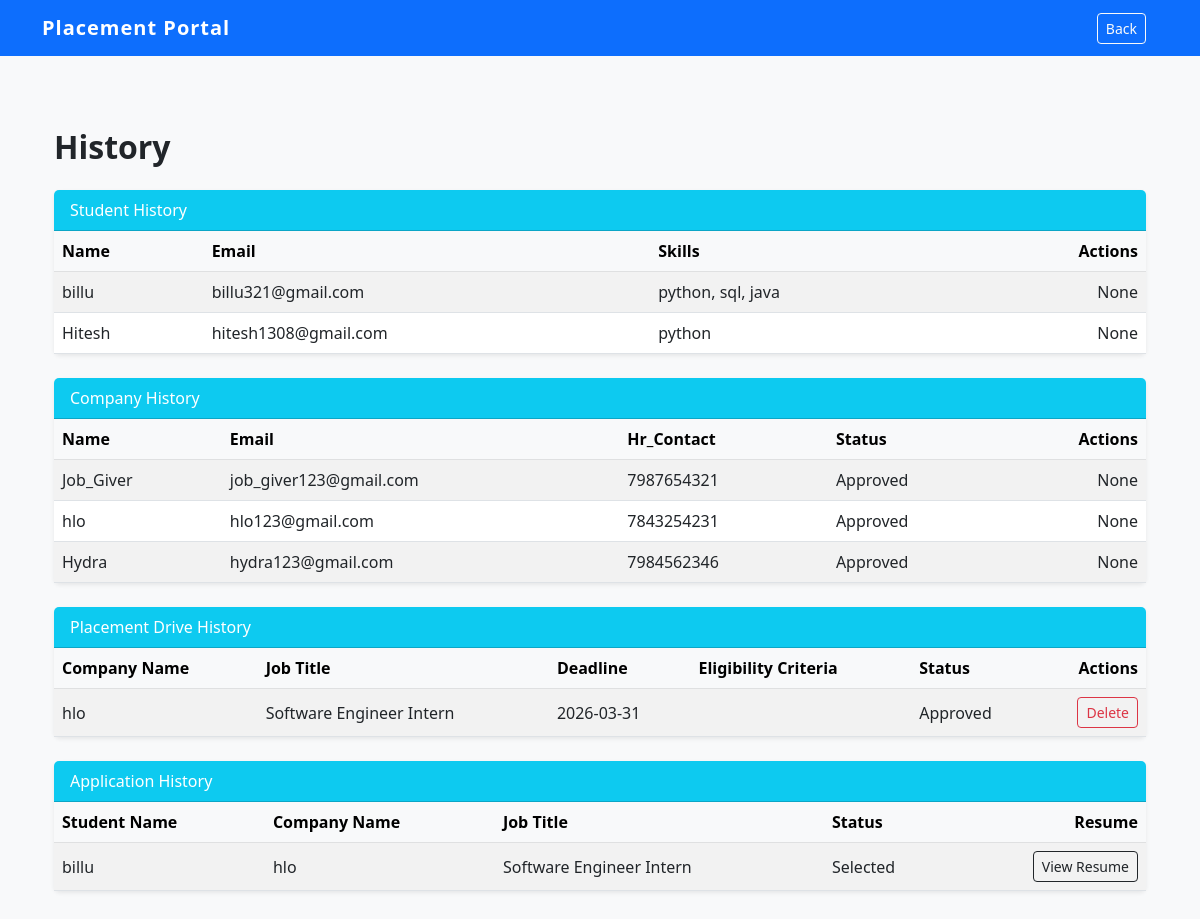
Page /view_history (signed in) on the earlier database version.
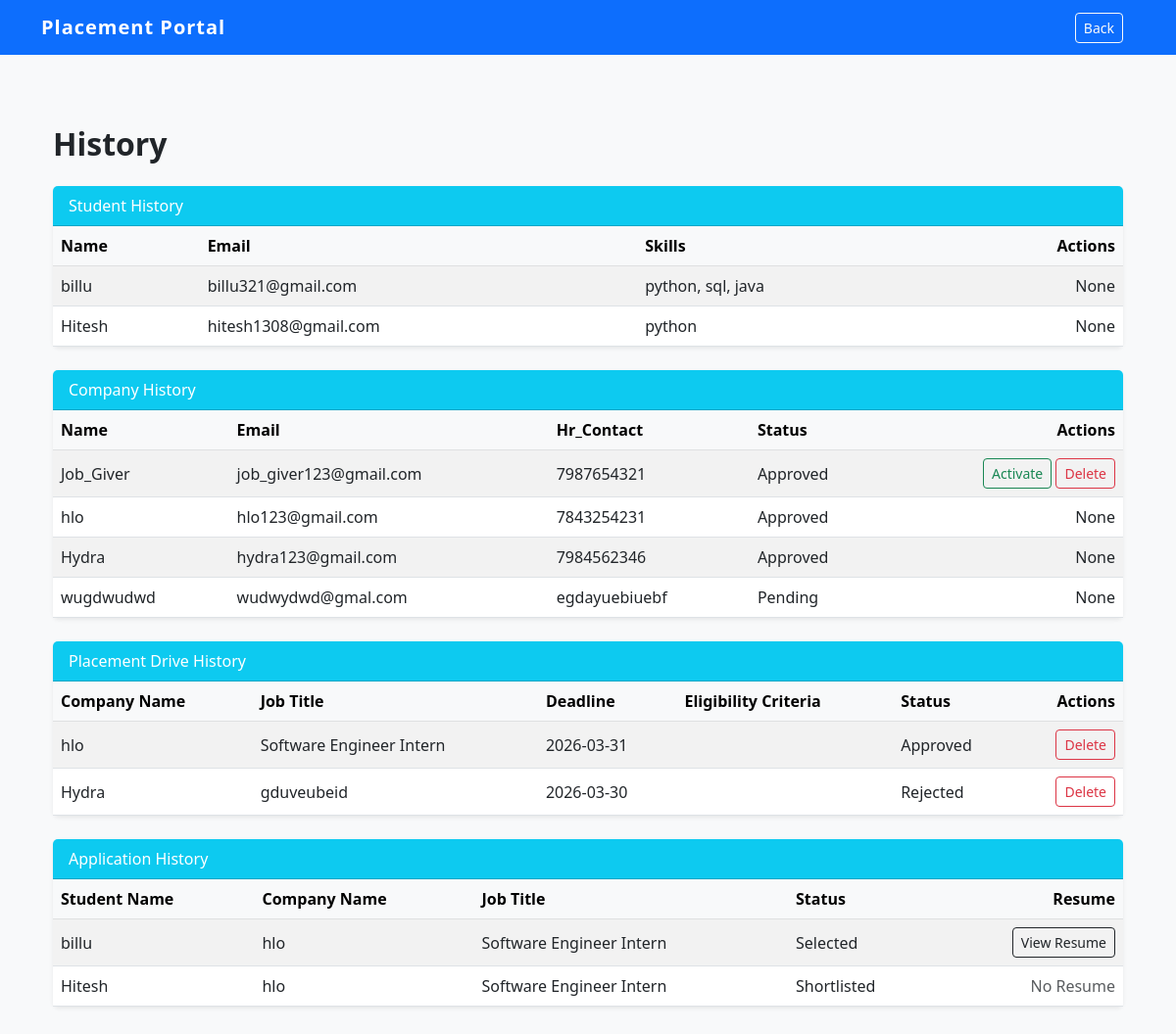
Same page on the later database version.
### models.py (models this page shows)
class Student(db.Model):
    id = db.Column(db.Integer, primary_key=True)
    name = db.Column(db.String(50), nullable=False)
    email = db.Column(db.String(100), unique=True, nullable=False)
    password = db.Column(db.String(50), unique=True, nullable=False)
    skills = db.Column(db.String(200))
    resume_path = db.Column(db.String(200))
    is_active = db.Column(db.Boolean, default=True)
    applications = db.relationship('Application', backref='student', lazy=True, cascade="all, delete-orphan")

class Company(db.Model):
    id = db.Column(db.Integer, primary_key=True)
    name = db.Column(db.String(100), unique=True, nullable=False)
    email = db.Column(db.String(100), unique=True, nullable=False)
    password = db.Column(db.String(50), unique=True, nullable=False)
    website = db.Column(db.String(100))
    hr_contact = db.Column(db.String(15))
    description = db.Column(db.Text)
    status = db.Column(db.String(20), default='Pending')
    is_active = db.Column(db.Boolean, default=True)
    drives = db.relationship('PlacementDrive', backref='company', lazy=True, cascade="all, delete-orphan")

class PlacementDrive(db.Model):
    id = db.Column(db.Integer, primary_key=True)
    job_title = db.Column(db.String(100), nullable=False)
    description = db.Column(db.Text)
    eligibility= db.Column(db.Text)
    deadline = db.Column(db.String(20))
    status = db.Column(db.String(20), default='Pending')
    is_active = db.Column(db.Boolean, default=True)
    company_id = db.Column(db.Integer, db.ForeignKey('company.id'), nullable=False)
    applications = db.relationship('Application', backref='drive', lazy=True, cascade="all, delete-orphan")

class Application(db.Model):
    id = db.Column(db.Integer, primary_key=True)
    student_id = db.Column(db.Integer, db.ForeignKey('student.id'), nullable=False)
    drive_id = db.Column(db.Integer, db.ForeignKey('placement_drive.id'), nullable=False)
    status = db.Column(db.String(20), default='Applied')
    date_applied = db.Column(db.DateTime, default=datetime.now(timezone.utc))
    is_active = db.Column(db.Boolean, default=True)

### app.py (the view)
@app.route('/view_history')
def view_history():
    if session.get('role') != 'admin':
        return redirect(url_for('login'))
    students = Student.query.all()
    company = Company.query.all()
    drives = PlacementDrive.query.all()
    applications = Application.query.all()
    return render_template('admin/view_history.html', students=students, company=company, drives=drives, applications=applications)

### app.py (called while the page is built)
@app.after_request
def add_header(response):
    response.headers['Cache-Control'] = 'no-store, no-cache, must-revalidate, post-check=0, pre-check=0, max-age=0'
    response.headers['Pragma'] = 'no-cache'
    response.headers['Expires'] = '-1'
    return response

### templates/admin/view_history.html (shortened to what this page needs)
{% extends 'base.html' %}
{% block extra_nav %}
<div class = "container">
    <a href = "{{ url_for('admin_dashboard') }}" class = "btn btn-outline-light btn-sm">Back</a>
{% endblock %}
{% block content %}
<div class = "container-fluid py-4">
    <h2 class = "fw-bold mb-4">History</h2>
    <div class = "card shadow-sm mb-4">
        <div class = "card-header bg-info text-white">Student History</div>
        <div class = "card-body p-0">
            <div class = "table-responsive">
                <table class = "table table-striped align-middle mb-0">
                    <thead class = "table-light">
                        <tr>
                            <th>Name</th>
                            <th>Email</th>
                            <th>Skills</th>
                            <th class = "text-end">Actions</th>
                        </tr>
                    </thead>
                    <tbody>
                        {% for s in students %}
                        <tr>
                            <td>{{ s.name }}</td>
                            <td>{{ s.email }}</td>
                            <td>{{ s.skills }}</td>
                            <div class = "d-flex gap-2">
                                <td class = "text-end">
                                    {% if s.is_active %}
                                        <text>None</text>
                                    {% else %}
                                        <a href = "/activate/student/{{s.id}}" class = "btn btn-sm btn-outline-success text-end">Activate</a>
                                        <a href = "/delete/student/{{s.id}}" class = "btn btn-sm btn-outline-danger text-end">Delete</a>
                                    {% endif %}
                                </td>
                        </tr>
                        {% endfor %}
                    </tbody>
                </table>
            </div>
        </div>
    </div>
    <div class = "card shadow-sm mb-4">
        <div class = "card-header bg-info text-white">Company History</div>
        <div class = "card-body p-0">
            <div class = "table-responsive">
                <table class = "table table-striped align-middle mb-0">
                    <thead class = "table-light">
                        <tr>
                            <th>Name</th>
                            <th>Email</th>
                            <th>Hr_Contact</th>
                            <th>Status</th>
                            <th class = "text-end">Actions</th>
                        </tr>
                    </thead>
                    <tbody>
                        {% for c in company %}
                        <tr>
                            <td>{{ c.name }}</td>
                            <td>{{ c.email }}</td>
                            <td>{{ c.hr_contact }}</td>
                            <td>{{ c.status }}</td>
                            <div class = "d-flex gap-2">
                                <td class = "text-end">
                                    {% if c.is_active %}
                                        <text>None</text>
                                    {% else %}
                                        <a href = "/activate/company/{{c.id}}" class = "btn btn-sm btn-outline-success text-end">Activate</a>
                                        <a href = "/delete/company/{{c.id}}" class = "btn btn-sm btn-outline-danger text-end">Delete</a>
                                    {% endif %}
                                </td>
                        </tr>
                        {% endfor %}
                    </tbody>
                </table>
            </div>
        </div>
    </div>
    <div class = "card shadow-sm mb-4">
        <div class = "card-header bg-info text-white">Placement Drive History</div>
        <div class = "card-body p-0">
            <div class = "table-responsive">
                <table class = "table table-striped align-middle mb-0">
                    <thead class = "table-light">
                        <tr>
                            <th>Company Name</th>
                            <th>Job Title</th>
                            <th>Deadline</th>
                            <th>Eligibility Criteria</th>
                            <th>Status</th>
                            <th class = "text-end">Actions</th>
                        </tr>
                    </thead>
                    <tbody>
                        {% for d in drives %}
                        <tr>
                            <td>{{ d.company.name }}</td>
                            <td>{{ d.job_title }}</td>
                            <td>{{ d.deadline }}</td>
                            <td>{{ d.eligibility_criteria }}</td>
                            <td>{{ d.status }}</td>
                            <td class = "text-end">
                                <a href = "/delete_drive/{{d.id}}" class = "btn btn-sm btn-outline-danger text-end">Delete</a>
                            </td>
                        </tr>
                        {% endfor %}
                    </tbody>
                </table>
            </div>
        </div>
    </div>
    <div class = "card shadow-sm mb-4">
        <div class = "card-header bg-info text-white">Application History</div>
        <div class = "card-body p-0">
            <div class = "table-responsive">
                <table class = "table table-striped align-middle mb-0">
                    <thead class = "table-light">
                        <tr>
                            <th>Student Name</th>
                            <th>Company Name</th>
                            <th>Job Title</th>
                            <th>Status</th>
                            <th class = "text-end">Resume</th>
                        </tr>
                    </thead>
                    <tbody>
                        {% for a in applications %}
                        <tr>
                            <td>{{ a.student.name }}</td>
                            <td>{{ a.drive.company.name }}</td>
                            <td>{{ a.drive.job_title }}</td>
                            <td>{{ a.status }}</td>
                            <td class = "text-end">
                            {% if a.student.resume_path %}
                            <a href = "{{ url_for('static', filename='uploads/resumes/' + a.student.resume_path) }}" target = "_blank" class = "btn btn-sm btn-outline-dark">View Resume</a>
                            {% else %}
                            <span class = "text-muted">No Resume</span>
                            {% endif %}
                            </td>
                        </tr>
                        {% endfor %}
                    </tbody>
                </table>
            </div>
        </div>
{% endblock %}

### templates/base.html (shortened to what this page needs)
<!DOCTYPE html>
<html lang="en">
<head>
    <link href="https://cdn.jsdelivr.net/npm/bootstrap@5.3.0/dist/css/bootstrap.min.css" rel="stylesheet">
    <link rel="stylesheet" href="{{ url_for('static', filename='style.css') }}">
</head>
<body class = "bg-light">
    <nav class = "navbar navbar-expand-lg navbar-dark bg-primary">
        <div class = "container">
            <a class = "navbar-brand" href = "/">Placement Portal</a>
            <div class = "ms-auto">
                {% block extra_nav %}
                {% endblock %}
            </div>
        </div>
    </nav>
    <div class = "container mt-5">
        {% block content %}
        {% endblock %}
    </div>
</body>
</html>

### static/style.css (style rules this page uses)
:root { --primary-color: #0d6efd; --success-color: #198754; --error-red: #dc3545; }
body { font-family: 'Segoe UI', Tahoma, Geneva, Verdana, sans-serif; background-color: #f8f9fa; }
.card { border: none; transition: transform 0.3s ease, box-shadow 0.3s ease; }
.navbar-brand { font-weight: bold; letter-spacing: 1px; }

Differences in the rows shown:
changed Company "Job_Giver": is_active "None" → "Activate Delete"
added Company: name "wugdwudwd", email "wudwydwd@gmal.com", hr_contact "egdayuebiuebf", status "Pending", is_active "None"
added PlacementDrive: company.name "Hydra", job_title "gduveubeid", deadline "2026-03-30", status "Rejected"
added Application: student.name "Hitesh", drive.company.name "hlo", drive.job_title "Software Engineer Intern", status "Shortlisted", shows "No Resume"
